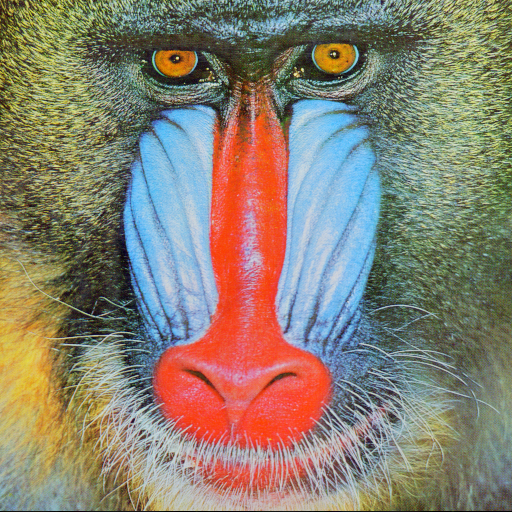
#> input picture img/baboon.png, 512 x 512 px, found by its file name
$ python image_geometry_exercise.py
#> lines starting #> are read from the running program, lines starting #| are printed output that depends on the picture
# image_geometry_exercise.py
# STUDENT'S EXERCISE FILE

"""
Exercise:
Implement a function `apply_geometric_transformations(img)` that receives a grayscale image
represented as a NumPy array (2D array) and returns a dictionary with the following transformations:

1. Translated image (shift right and down)
2. Rotated image (90 degrees clockwise)
3. Horizontally stretched image (scale width by 1.5)
4. Horizontally mirrored image (flip along vertical axis)
5. Barrel distorted image (simple distortion using a radial function)

You must use only NumPy to implement these transformations. Do NOT use OpenCV, PIL, skimage or similar libraries.

Function signature:
    def apply_geometric_transformations(img: np.ndarray) -> dict:

The return value should be like:
{
    "translated": np.ndarray,
    "rotated": np.ndarray,
    "stretched": np.ndarray,
    "mirrored": np.ndarray,
    "distorted": np.ndarray
}
"""

import numpy as np
from PIL import Image

def apply_geometric_transformations(img: np.ndarray) -> dict:
    dx = 30
    dy = 30
    h, w = img.shape
    result = np.zeros_like(img)
    y_src, y_dst = 0, dy
    y_end_src, y_end_dst = h - dy, h
    x_src, x_dst = 0, dx
    x_end_src, x_end_dst = w - dx, w
    result[y_dst:y_end_dst, x_dst:x_end_dst] = img[y_src:y_end_src, x_src:x_end_src]
    translated = result


    rotated = np.flip(img.T, axis=0)

    scale = 1.5
    h, w = img.shape
    new_w = int(w * scale)
    result = np.zeros((h, new_w))
    for y in range(h):
        for x in range(new_w):
            src_x = x / scale
            x0 = int(src_x)
            if x0 >= w - 1:
                result[y, x] = img[y, w-1]
            else:
                dx = src_x - x0
                result[y, x] = (1 - dx) * img[y, x0] + dx * img[y, x0 + 1]
    stretched = result


    mirrored = img[:, ::-1]


    k=0.2
    h, w = img.shape
    result = np.zeros_like(img)
    center_y, center_x = h / 2, w / 2
    y_coords, x_coords = np.mgrid[0:h, 0:w]
    y_norm = (y_coords - center_y) / center_y
    x_norm = (x_coords - center_x) / center_x
    r_squared = x_norm**2 + y_norm**2
    factor = 1 + k * r_squared
    y_distorted = y_norm * factor
    x_distorted = x_norm * factor
    y_distorted = y_distorted * center_y + center_y
    x_distorted = x_distorted * center_x + center_x
    valid_mask = (
        (y_distorted >= 0) &
        (y_distorted < h - 1) &
        (x_distorted >= 0) &
        (x_distorted < w - 1)
    )
    dest_y, dest_x = y_coords[valid_mask], x_coords[valid_mask]
    src_y, src_x = y_distorted[valid_mask], x_distorted[valid_mask]
    src_y0, src_x0 = src_y.astype(int), src_x.astype(int)
    src_y1, src_x1 = src_y0 + 1, src_x0 + 1
    wy1, wx1 = src_y - src_y0, src_x - src_x0
    wy0, wx0 = 1 - wy1, 1 - wx1
    v00 = img[src_y0, src_x0]
    v01 = img[src_y0, src_x1]
    v10 = img[src_y1, src_x0]
    v11 = img[src_y1, src_x1]
    result[dest_y, dest_x] = (
        wy0 * (wx0 * v00 + wx1 * v01) +
        wy1 * (wx0 * v10 + wx1 * v11)
    )
    distorted = result

    Image.fromarray(img).show(title="Original")
    Image.fromarray(translated).show(title="Translated")
    Image.fromarray(rotated).show(title="Rotated")
    Image.fromarray(stretched).show(title="Stretched")
    Image.fromarray(mirrored).show(title="Mirrored")
    Image.fromarray(distorted).show(title="Barrel Distorted")


    pass

def main():

    image_path = "img/baboon.png"
    imgop = Image.open(image_path).convert('L')
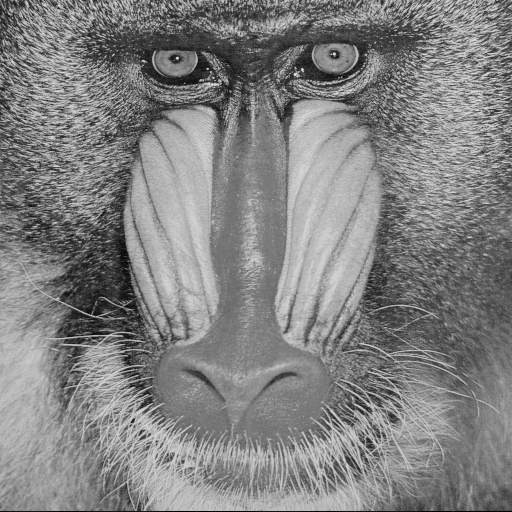
#> imgop: PIL image 512x512 L; min 0, max 231, mean 129.6
    img = np.array(imgop)

    results = apply_geometric_transformations(img)
#> in apply_geometric_transformations, `result[y_dst:y_end_dst, x_dst:x_end_dst] = img[y_src:y_end_src, x_src:..`:
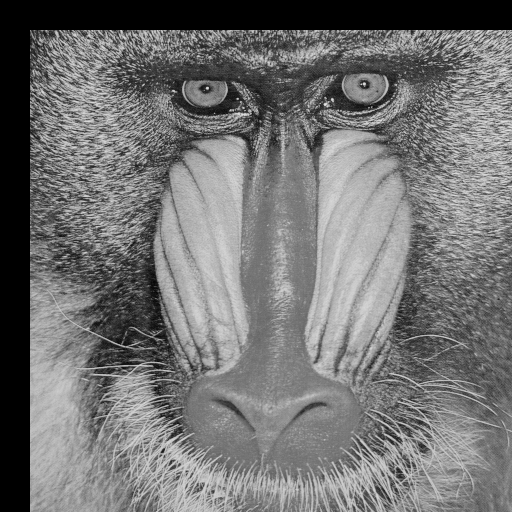
#> result: shape (512, 512); min 0, max 231, mean 115.1
#> in apply_geometric_transformations, `rotated = np.flip(img.T, axis=0)`:
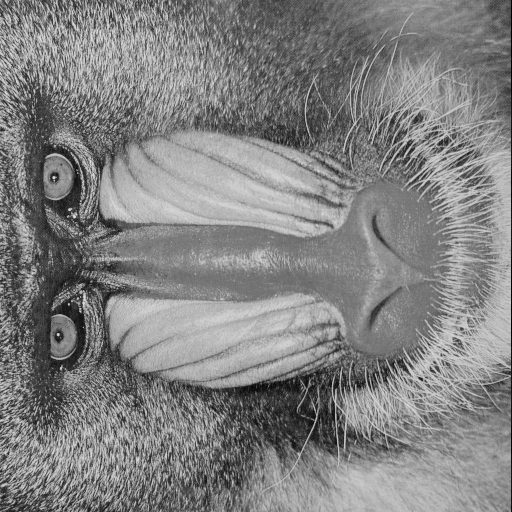
#> rotated: shape (512, 512); min 0, max 231, mean 129.6
#> after the loop in apply_geometric_transformations, `for y in range(h):`:
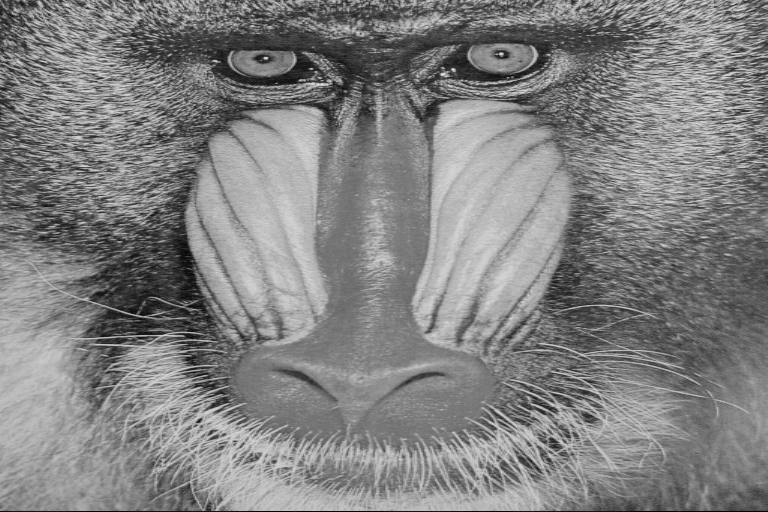
#> result: shape (512, 768) float64; min 0, max 228, mean 129.6
#> in apply_geometric_transformations, `mirrored = img[:, ::-1]`:
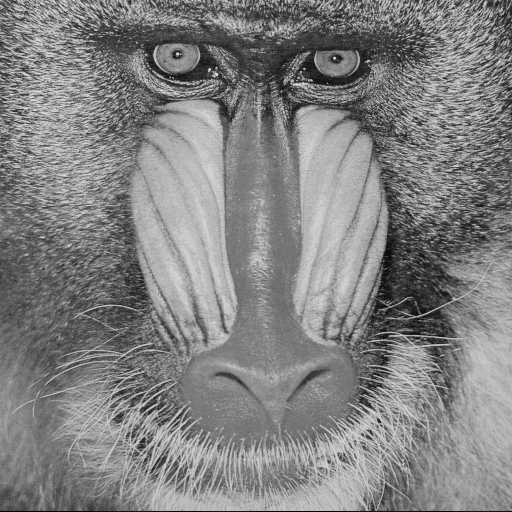
#> mirrored: shape (512, 512); min 0, max 231, mean 129.6
#> in apply_geometric_transformations, `result[dest_y, dest_x] = ( wy0 * (wx0 * v00 + wx1 * v01) + wy1 * (wx0 ..`:
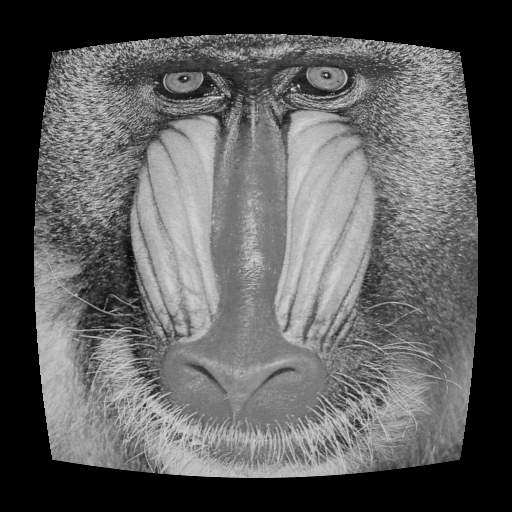
#> result: shape (512, 512); min 0, max 221, mean 92.4

if __name__ == "__main__":
    main()
